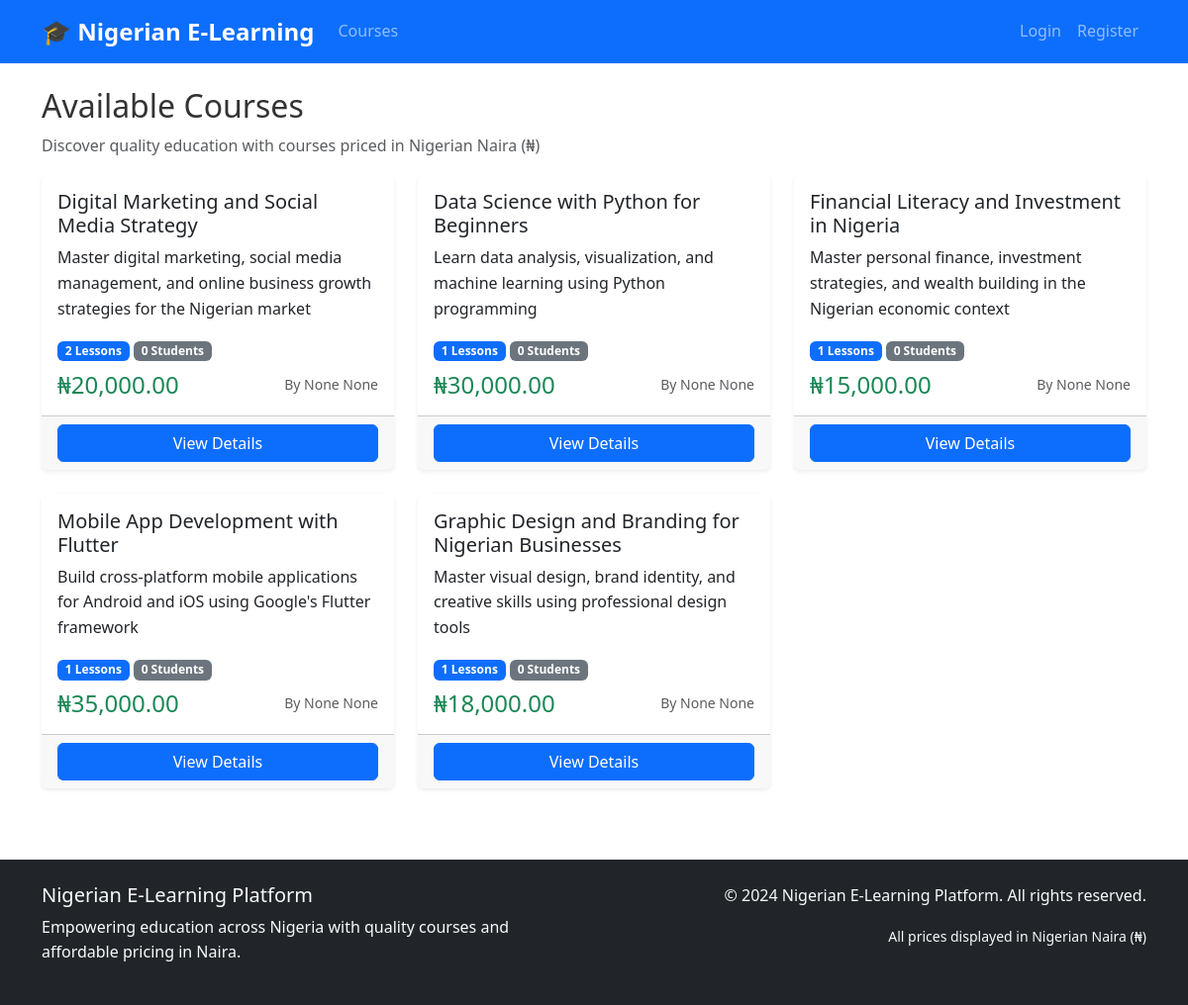
Screenshot of /courses with the database file from the repository.
### models.py (models this page shows, shortened)
class Course(db.Model):
    id = db.Column(db.Integer, primary_key=True)
    title = db.Column(db.String(200), nullable=False)
    description = db.Column(db.Text)
    price = db.Column(db.Float, nullable=False, default=0.0)
    instructor_id = db.Column(db.Integer, db.ForeignKey('user.id'), nullable=False)
    is_active = db.Column(db.Boolean, default=True)
    created_at = db.Column(db.DateTime, default=datetime.utcnow)
    updated_at = db.Column(db.DateTime, default=datetime.utcnow, onupdate=datetime.utcnow)
    lessons = db.relationship('Lesson', backref='course', lazy='dynamic', cascade='all, delete-orphan')
    enrollments = db.relationship('Enrollment', backref='course', lazy='dynamic', cascade='all, delete-orphan')
    quizzes = db.relationship('Quiz', backref='course', lazy='dynamic', cascade='all, delete-orphan')
    assignments = db.relationship('Assignment', backref='course', lazy='dynamic', cascade='all, delete-orphan')

class User(UserMixin, db.Model):
    id = db.Column(db.Integer, primary_key=True)
    username = db.Column(db.String(80), unique=True, nullable=False)
    email = db.Column(db.String(120), unique=True, nullable=False)
    password_hash = db.Column(db.String(256), nullable=False)
    role = db.Column(db.String(20), nullable=False, default='student')  # admin, instructor, student
    first_name = db.Column(db.String(50))
    last_name = db.Column(db.String(50))
    active = db.Column(db.Boolean, default=True)
    wallet_balance = db.Column(db.Float, default=0.0)
    course_credits = db.Column(db.Integer, default=0)
    created_at = db.Column(db.DateTime, default=datetime.utcnow)
    courses_created = db.relationship('Course', backref='instructor', lazy='dynamic')
    enrollments = db.relationship('Enrollment', backref='student', lazy='dynamic')
    payments = db.relationship('Payment', backref='user', lazy='dynamic')
    wallet_transactions = db.relationship('WalletTransaction', backref='user', lazy='dynamic')
    quiz_attempts = db.relationship('QuizAttempt', backref='user', lazy='dynamic')
    assignment_submissions = db.relationship('AssignmentSubmission', backref='user', lazy='dynamic')

### routes.py (the view)
@app.route('/courses')
def courses():
    courses = Course.query.filter_by(is_active=True).all()
    return render_template('courses/list.html', courses=courses)

### templates/courses/list.html (shortened to what this page needs)
{% extends "base.html" %}
{% block content %}
<div class="row">
    <div class="col-12">
        <h2>Available Courses</h2>
        <p class="text-muted">Discover quality education with courses priced in Nigerian Naira (₦)</p>
    </div>
</div>
{% if courses %}
<div class="row">
    {% for course in courses %}
    <div class="col-lg-4 col-md-6 mb-4">
        <div class="card h-100">
            <div class="card-body">
                <h5 class="card-title">{{ course.title }}</h5>
                <p class="card-text">{{ course.description[:120] }}{% if course.description|length > 120 %}...{% endif %}</p>
                <div class="mb-2">
                    <span class="badge bg-primary">{{ course.lessons.count() }} Lessons</span>
                    <span class="badge bg-secondary">{{ course.enrollments.filter_by(status='approved').count() }} Students</span>
                </div>
                <div class="d-flex justify-content-between align-items-center">
                    <h4 class="text-success mb-0">{{ course.price|currency }}</h4>
                    <small class="text-muted">By {{ course.instructor.first_name }} {{ course.instructor.last_name }}</small>
                </div>
            </div>
            <div class="card-footer">
                <div class="d-grid">
                    <a href="{{ url_for('course_detail', course_id=course.id) }}" class="btn btn-primary">View Details</a>
                </div>
            </div>
        </div>
    </div>
    {% endfor %}
</div>
{% endif %}
{% endblock %}

### static/css/style.css (style rules this page uses)
:root { --primary-color: #0d6efd; --success-color: #198754; --warning-color: #ffc107; --danger-color: #dc3545; --naira-color: #00b04f; --dark-color: #212529; --light-color: #f8f9fa; }
body { font-family: 'Segoe UI', Tahoma, Geneva, Verdana, sans-serif; line-height: 1.6; color: #333; }
.card { border: none; box-shadow: 0 0.125rem 0.25rem rgba(0, 0, 0, 0.075); transition: box-shadow 0.15s ease-in-out; }
.btn { border-radius: 0.375rem; font-weight: 500; transition: all 0.3s ease; }
.btn-primary { background-color: var(--primary-color); border-color: var(--primary-color); }
.badge { font-size: 0.75rem; font-weight: 600; }

### rows the page displays
Course: title "Digital Marketing and Social Media Strategy", description "Master digital marketing, social media management, and online business growth strategies for the Nigerian market", lessons.count "2", enrollments.filter_by "0", price "₦20,000.00", instructor.first_name "None", instructor.last_name "None"
Course: title "Data Science with Python for Beginners", description "Learn data analysis, visualization, and machine learning using Python programming", lessons.count "1", enrollments.filter_by "0", price "₦30,000.00", instructor.first_name "None", instructor.last_name "None"
Course: title "Financial Literacy and Investment in Nigeria", description "Master personal finance, investment strategies, and wealth building in the Nigerian economic context", lessons.count "1", enrollments.filter_by "0", price "₦15,000.00", instructor.first_name "None", instructor.last_name "None"
Course: title "Mobile App Development with Flutter", description "Build cross-platform mobile applications for Android and iOS using Google's Flutter framework", lessons.count "1", enrollments.filter_by "0", price "₦35,000.00", instructor.first_name "None", instructor.last_name "None"
Course: title "Graphic Design and Branding for Nigerian Businesses", description "Master visual design, brand identity, and creative skills using professional design tools", lessons.count "1", enrollments.filter_by "0", price "₦18,000.00", instructor.first_name "None", instructor.last_name "None"
